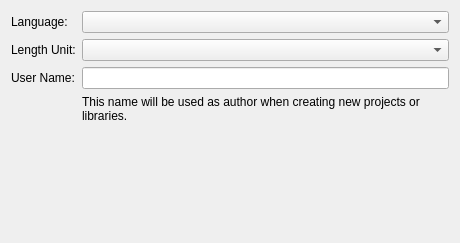
<?xml version="1.0" encoding="UTF-8"?>
<ui version="4.0">
 <class>librepcb::application::InitializeWorkspaceWizard_ChooseSettings</class>
 <widget class="QWizardPage" name="librepcb::application::InitializeWorkspaceWizard_ChooseSettings">
  <property name="geometry">
   <rect>
    <x>0</x>
    <y>0</y>
    <width>460</width>
    <height>243</height>
   </rect>
  </property>
  <property name="windowTitle">
   <string>Choose settings</string>
  </property>
  <property name="title">
   <string>Choose workspace settings</string>
  </property>
  <property name="subTitle">
   <string>Set the most important workspace settings.</string>
  </property>
  <layout class="QFormLayout" name="formLayout">
   <item row="2" column="0">
    <widget class="QLabel" name="label">
     <property name="text">
      <string>User Name:</string>
     </property>
    </widget>
   </item>
   <item row="2" column="1">
    <widget class="QLineEdit" name="edtUserName"/>
   </item>
   <item row="0" column="0">
    <widget class="QLabel" name="label_2">
     <property name="text">
      <string>Language:</string>
     </property>
    </widget>
   </item>
   <item row="0" column="1">
    <widget class="QComboBox" name="cbxAppLanguage">
     <property name="insertPolicy">
      <enum>QComboBox::NoInsert</enum>
     </property>
    </widget>
   </item>
   <item row="3" column="1">
    <widget class="QLabel" name="label_3">
     <property name="text">
      <string>This name will be used as author when creating new projects or libraries.</string>
     </property>
     <property name="wordWrap">
      <bool>true</bool>
     </property>
    </widget>
   </item>
   <item row="1" column="0">
    <widget class="QLabel" name="label_4">
     <property name="text">
      <string>Length Unit:</string>
     </property>
    </widget>
   </item>
   <item row="1" column="1">
    <widget class="QComboBox" name="cbxLengthUnit">
     <property name="insertPolicy">
      <enum>QComboBox::NoInsert</enum>
     </property>
    </widget>
   </item>
  </layout>
 </widget>
 <resources/>
 <connections/>
</ui>
